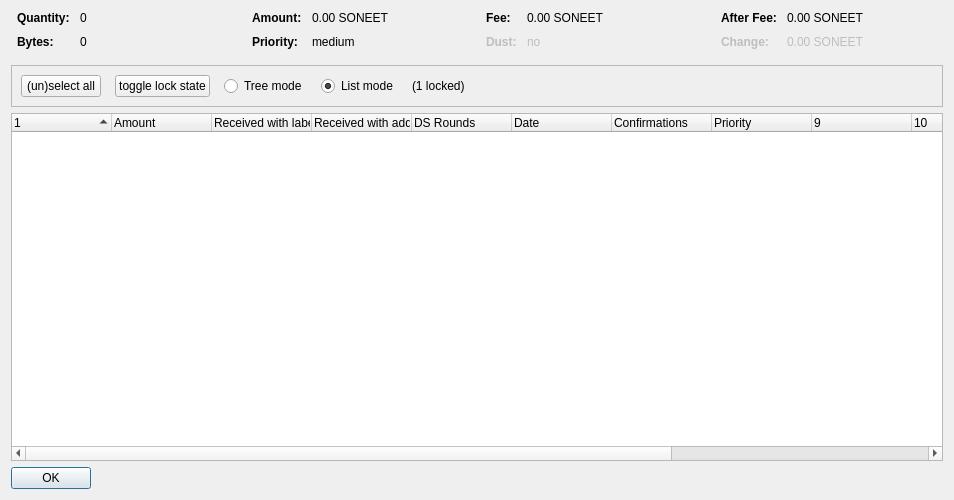
<?xml version="1.0" encoding="UTF-8"?>
<ui version="4.0">
 <class>CoinControlDialog</class>
 <widget class="QDialog" name="CoinControlDialog">
  <property name="geometry">
   <rect>
    <x>0</x>
    <y>0</y>
    <width>954</width>
    <height>500</height>
   </rect>
  </property>
  <property name="windowTitle">
   <string>Coin Selection</string>
  </property>
  <layout class="QVBoxLayout" name="verticalLayout">
   <item>
    <layout class="QHBoxLayout" name="horizontalLayoutTop" stretch="0,0,0,0">
     <property name="topMargin">
      <number>0</number>
     </property>
     <property name="bottomMargin">
      <number>10</number>
     </property>
     <item>
      <layout class="QFormLayout" name="formLayoutCoinControl1">
       <property name="horizontalSpacing">
        <number>10</number>
       </property>
       <property name="verticalSpacing">
        <number>10</number>
       </property>
       <property name="leftMargin">
        <number>6</number>
       </property>
       <property name="rightMargin">
        <number>6</number>
       </property>
       <item row="0" column="0">
        <widget class="QLabel" name="labelCoinControlQuantityText">
         <property name="font">
          <font>
           <weight>75</weight>
           <bold>true</bold>
          </font>
         </property>
         <property name="text">
          <string>Quantity:</string>
         </property>
        </widget>
       </item>
       <item row="0" column="1">
        <widget class="QLabel" name="labelCoinControlQuantity">
         <property name="cursor">
          <cursorShape>IBeamCursor</cursorShape>
         </property>
         <property name="contextMenuPolicy">
          <enum>Qt::ActionsContextMenu</enum>
         </property>
         <property name="text">
          <string notr="true">0</string>
         </property>
         <property name="textInteractionFlags">
          <set>Qt::LinksAccessibleByMouse|Qt::TextSelectableByKeyboard|Qt::TextSelectableByMouse</set>
         </property>
        </widget>
       </item>
       <item row="1" column="0">
        <widget class="QLabel" name="labelCoinControlBytesText">
         <property name="font">
          <font>
           <weight>75</weight>
           <bold>true</bold>
          </font>
         </property>
         <property name="text">
          <string>Bytes:</string>
         </property>
        </widget>
       </item>
       <item row="1" column="1">
        <widget class="QLabel" name="labelCoinControlBytes">
         <property name="cursor">
          <cursorShape>IBeamCursor</cursorShape>
         </property>
         <property name="contextMenuPolicy">
          <enum>Qt::ActionsContextMenu</enum>
         </property>
         <property name="text">
          <string notr="true">0</string>
         </property>
         <property name="textInteractionFlags">
          <set>Qt::LinksAccessibleByMouse|Qt::TextSelectableByKeyboard|Qt::TextSelectableByMouse</set>
         </property>
        </widget>
       </item>
      </layout>
     </item>
     <item>
      <layout class="QFormLayout" name="formLayoutCoinControl2">
       <property name="horizontalSpacing">
        <number>10</number>
       </property>
       <property name="verticalSpacing">
        <number>10</number>
       </property>
       <property name="leftMargin">
        <number>6</number>
       </property>
       <property name="rightMargin">
        <number>6</number>
       </property>
       <item row="0" column="0">
        <widget class="QLabel" name="labelCoinControlAmountText">
         <property name="font">
          <font>
           <weight>75</weight>
           <bold>true</bold>
          </font>
         </property>
         <property name="text">
          <string>Amount:</string>
         </property>
        </widget>
       </item>
       <item row="0" column="1">
        <widget class="QLabel" name="labelCoinControlAmount">
         <property name="cursor">
          <cursorShape>IBeamCursor</cursorShape>
         </property>
         <property name="contextMenuPolicy">
          <enum>Qt::ActionsContextMenu</enum>
         </property>
         <property name="text">
          <string notr="true">0.00 SONEET</string>
         </property>
         <property name="textInteractionFlags">
          <set>Qt::LinksAccessibleByMouse|Qt::TextSelectableByKeyboard|Qt::TextSelectableByMouse</set>
         </property>
        </widget>
       </item>
       <item row="1" column="0">
        <widget class="QLabel" name="labelCoinControlPriorityText">
         <property name="font">
          <font>
           <weight>75</weight>
           <bold>true</bold>
          </font>
         </property>
         <property name="text">
          <string>Priority:</string>
         </property>
        </widget>
       </item>
       <item row="1" column="1">
        <widget class="QLabel" name="labelCoinControlPriority">
         <property name="cursor">
          <cursorShape>IBeamCursor</cursorShape>
         </property>
         <property name="contextMenuPolicy">
          <enum>Qt::ActionsContextMenu</enum>
         </property>
         <property name="text">
          <string>medium</string>
         </property>
         <property name="textInteractionFlags">
          <set>Qt::LinksAccessibleByMouse|Qt::TextSelectableByKeyboard|Qt::TextSelectableByMouse</set>
         </property>
        </widget>
       </item>
      </layout>
     </item>
     <item>
      <layout class="QFormLayout" name="formLayoutCoinControl3">
       <property name="horizontalSpacing">
        <number>10</number>
       </property>
       <property name="verticalSpacing">
        <number>10</number>
       </property>
       <property name="leftMargin">
        <number>6</number>
       </property>
       <property name="rightMargin">
        <number>6</number>
       </property>
       <item row="0" column="0">
        <widget class="QLabel" name="labelCoinControlFeeText">
         <property name="font">
          <font>
           <weight>75</weight>
           <bold>true</bold>
          </font>
         </property>
         <property name="text">
          <string>Fee:</string>
         </property>
        </widget>
       </item>
       <item row="0" column="1">
        <widget class="QLabel" name="labelCoinControlFee">
         <property name="cursor">
          <cursorShape>IBeamCursor</cursorShape>
         </property>
         <property name="contextMenuPolicy">
          <enum>Qt::ActionsContextMenu</enum>
         </property>
         <property name="text">
          <string notr="true">0.00 SONEET</string>
         </property>
         <property name="textInteractionFlags">
          <set>Qt::LinksAccessibleByMouse|Qt::TextSelectableByKeyboard|Qt::TextSelectableByMouse</set>
         </property>
        </widget>
       </item>
       <item row="1" column="0">
        <widget class="QLabel" name="labelCoinControlLowOutputText">
         <property name="enabled">
          <bool>false</bool>
         </property>
         <property name="font">
          <font>
           <weight>75</weight>
           <bold>true</bold>
          </font>
         </property>
         <property name="text">
          <string>Dust:</string>
         </property>
        </widget>
       </item>
       <item row="1" column="1">
        <widget class="QLabel" name="labelCoinControlLowOutput">
         <property name="enabled">
          <bool>false</bool>
         </property>
         <property name="cursor">
          <cursorShape>IBeamCursor</cursorShape>
         </property>
         <property name="contextMenuPolicy">
          <enum>Qt::ActionsContextMenu</enum>
         </property>
         <property name="text">
          <string>no</string>
         </property>
         <property name="textInteractionFlags">
          <set>Qt::LinksAccessibleByMouse|Qt::TextSelectableByKeyboard|Qt::TextSelectableByMouse</set>
         </property>
        </widget>
       </item>
      </layout>
     </item>
     <item>
      <layout class="QFormLayout" name="formLayoutCoinControl4">
       <property name="horizontalSpacing">
        <number>10</number>
       </property>
       <property name="verticalSpacing">
        <number>10</number>
       </property>
       <property name="leftMargin">
        <number>6</number>
       </property>
       <property name="rightMargin">
        <number>6</number>
       </property>
       <item row="0" column="0">
        <widget class="QLabel" name="labelCoinControlAfterFeeText">
         <property name="font">
          <font>
           <weight>75</weight>
           <bold>true</bold>
          </font>
         </property>
         <property name="text">
          <string>After Fee:</string>
         </property>
        </widget>
       </item>
       <item row="0" column="1">
        <widget class="QLabel" name="labelCoinControlAfterFee">
         <property name="cursor">
          <cursorShape>IBeamCursor</cursorShape>
         </property>
         <property name="contextMenuPolicy">
          <enum>Qt::ActionsContextMenu</enum>
         </property>
         <property name="text">
          <string notr="true">0.00 SONEET</string>
         </property>
         <property name="textInteractionFlags">
          <set>Qt::LinksAccessibleByMouse|Qt::TextSelectableByKeyboard|Qt::TextSelectableByMouse</set>
         </property>
        </widget>
       </item>
       <item row="1" column="0">
        <widget class="QLabel" name="labelCoinControlChangeText">
         <property name="enabled">
          <bool>false</bool>
         </property>
         <property name="font">
          <font>
           <weight>75</weight>
           <bold>true</bold>
          </font>
         </property>
         <property name="text">
          <string>Change:</string>
         </property>
        </widget>
       </item>
       <item row="1" column="1">
        <widget class="QLabel" name="labelCoinControlChange">
         <property name="enabled">
          <bool>false</bool>
         </property>
         <property name="cursor">
          <cursorShape>IBeamCursor</cursorShape>
         </property>
         <property name="contextMenuPolicy">
          <enum>Qt::ActionsContextMenu</enum>
         </property>
         <property name="text">
          <string notr="true">0.00 SONEET</string>
         </property>
         <property name="textInteractionFlags">
          <set>Qt::LinksAccessibleByMouse|Qt::TextSelectableByKeyboard|Qt::TextSelectableByMouse</set>
         </property>
        </widget>
       </item>
      </layout>
     </item>
    </layout>
   </item>
   <item>
    <widget class="QFrame" name="frame">
     <property name="minimumSize">
      <size>
       <width>0</width>
       <height>40</height>
      </size>
     </property>
     <property name="frameShape">
      <enum>QFrame::StyledPanel</enum>
     </property>
     <property name="frameShadow">
      <enum>QFrame::Sunken</enum>
     </property>
     <layout class="QHBoxLayout" name="horizontalLayout">
      <item>
       <layout class="QHBoxLayout" name="horizontalLayoutPanel" stretch="0,0,0,0,0,0">
        <property name="spacing">
         <number>14</number>
        </property>
        <item>
         <widget class="QPushButton" name="pushButtonSelectAll">
          <property name="sizePolicy">
           <sizepolicy hsizetype="Maximum" vsizetype="Fixed">
            <horstretch>0</horstretch>
            <verstretch>0</verstretch>
           </sizepolicy>
          </property>
          <property name="text">
           <string>(un)select all</string>
          </property>
          <property name="autoDefault">
           <bool>false</bool>
          </property>
         </widget>
        </item>
        <item>
         <widget class="QPushButton" name="pushButtonToggleLock">
          <property name="sizePolicy">
           <sizepolicy hsizetype="Maximum" vsizetype="Fixed">
            <horstretch>0</horstretch>
            <verstretch>0</verstretch>
           </sizepolicy>
          </property>
          <property name="text">
           <string>toggle lock state</string>
          </property>
          <property name="autoDefault">
           <bool>false</bool>
          </property>
         </widget>
        </item>
        <item>
         <widget class="QRadioButton" name="radioTreeMode">
          <property name="sizePolicy">
           <sizepolicy hsizetype="Maximum" vsizetype="Fixed">
            <horstretch>0</horstretch>
            <verstretch>0</verstretch>
           </sizepolicy>
          </property>
          <property name="text">
           <string>Tree mode</string>
          </property>
         </widget>
        </item>
        <item>
         <widget class="QRadioButton" name="radioListMode">
          <property name="sizePolicy">
           <sizepolicy hsizetype="Maximum" vsizetype="Fixed">
            <horstretch>0</horstretch>
            <verstretch>0</verstretch>
           </sizepolicy>
          </property>
          <property name="text">
           <string>List mode</string>
          </property>
          <property name="checked">
           <bool>true</bool>
          </property>
         </widget>
        </item>
        <item>
         <widget class="QLabel" name="labelLocked">
          <property name="text">
           <string>(1 locked)</string>
          </property>
         </widget>
        </item>
        <item>
         <spacer name="horizontalSpacer">
          <property name="orientation">
           <enum>Qt::Horizontal</enum>
          </property>
          <property name="sizeHint" stdset="0">
           <size>
            <width>40</width>
            <height>20</height>
           </size>
          </property>
         </spacer>
        </item>
       </layout>
      </item>
     </layout>
    </widget>
   </item>
   <item>
    <widget class="CoinControlTreeWidget" name="treeWidget">
     <property name="contextMenuPolicy">
      <enum>Qt::CustomContextMenu</enum>
     </property>
     <property name="sortingEnabled">
      <bool>false</bool>
     </property>
     <property name="columnCount">
      <number>13</number>
     </property>
     <attribute name="headerShowSortIndicator" stdset="0">
      <bool>true</bool>
     </attribute>
     <attribute name="headerStretchLastSection">
      <bool>false</bool>
     </attribute>
     <column>
      <property name="text">
       <string/>
      </property>
     </column>
     <column>
      <property name="text">
       <string>Amount</string>
      </property>
     </column>
     <column>
      <property name="text">
       <string>Received with label</string>
      </property>
     </column>
     <column>
      <property name="text">
       <string>Received with address</string>
      </property>
     </column>
     <column>
      <property name="text">
       <string>DS Rounds</string>
      </property>
     </column>
     <column>
      <property name="text">
       <string>Date</string>
      </property>
     </column>
     <column>
      <property name="text">
       <string>Confirmations</string>
      </property>
      <property name="toolTip">
       <string>Confirmed</string>
      </property>
     </column>
     <column>
      <property name="text">
       <string>Priority</string>
      </property>
     </column>
     <column>
      <property name="text">
       <string/>
      </property>
     </column>
     <column>
      <property name="text">
       <string/>
      </property>
     </column>
     <column>
      <property name="text">
       <string/>
      </property>
     </column>
     <column>
      <property name="text">
       <string/>
      </property>
     </column>
     <column>
      <property name="text">
       <string/>
      </property>
     </column>
    </widget>
   </item>
   <item>
    <widget class="QDialogButtonBox" name="buttonBox">
     <property name="sizePolicy">
      <sizepolicy hsizetype="Maximum" vsizetype="Fixed">
       <horstretch>0</horstretch>
       <verstretch>0</verstretch>
      </sizepolicy>
     </property>
     <property name="orientation">
      <enum>Qt::Horizontal</enum>
     </property>
     <property name="standardButtons">
      <set>QDialogButtonBox::Ok</set>
     </property>
    </widget>
   </item>
  </layout>
 </widget>
 <customwidgets>
  <customwidget>
   <class>CoinControlTreeWidget</class>
   <extends>QTreeWidget</extends>
   <header>coincontroltreewidget.h</header>
  </customwidget>
 </customwidgets>
 <resources/>
 <connections/>
</ui>
